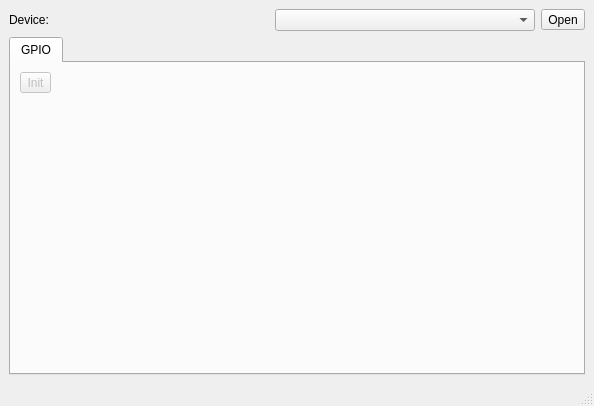
<?xml version="1.0" encoding="UTF-8"?>
<ui version="4.0">
 <class>MainWindow</class>
 <widget class="QMainWindow" name="MainWindow">
  <property name="geometry">
   <rect>
    <x>0</x>
    <y>0</y>
    <width>594</width>
    <height>406</height>
   </rect>
  </property>
  <property name="windowTitle">
   <string>MainWindow</string>
  </property>
  <widget class="QWidget" name="centralwidget">
   <layout class="QGridLayout" name="gridLayout">
    <item row="0" column="2">
     <widget class="QToolButton" name="toolButtonOpen">
      <property name="text">
       <string>Open</string>
      </property>
      <property name="checkable">
       <bool>true</bool>
      </property>
     </widget>
    </item>
    <item row="0" column="1">
     <widget class="QComboBox" name="comboBoxDevice"/>
    </item>
    <item row="0" column="0">
     <widget class="QLabel" name="labelDevice">
      <property name="text">
       <string>Device:</string>
      </property>
     </widget>
    </item>
    <item row="1" column="0" colspan="3">
     <widget class="QTabWidget" name="tabWidget">
      <widget class="QWidget" name="tabWidgetPageGPIO" native="true">
       <attribute name="title">
        <string>GPIO</string>
       </attribute>
       <layout class="QGridLayout" name="gridLayout_2">
        <item row="1" column="0" colspan="2">
         <layout class="QHBoxLayout" name="horizontalLayout">
          <item>
           <widget class="GPIOBitSettingsWidget" name="widgetGPIO0" native="true">
            <property name="minimumSize">
             <size>
              <width>32</width>
              <height>32</height>
             </size>
            </property>
           </widget>
          </item>
          <item>
           <widget class="GPIOBitSettingsWidget" name="widgetGPIO1" native="true">
            <property name="minimumSize">
             <size>
              <width>32</width>
              <height>32</height>
             </size>
            </property>
           </widget>
          </item>
          <item>
           <widget class="GPIOBitSettingsWidget" name="widgetGPIO2" native="true">
            <property name="minimumSize">
             <size>
              <width>32</width>
              <height>32</height>
             </size>
            </property>
           </widget>
          </item>
          <item>
           <widget class="GPIOBitSettingsWidget" name="widgetGPIO3" native="true">
            <property name="minimumSize">
             <size>
              <width>32</width>
              <height>32</height>
             </size>
            </property>
           </widget>
          </item>
         </layout>
        </item>
        <item row="0" column="0">
         <widget class="QToolButton" name="toolButtonGPIOInit">
          <property name="enabled">
           <bool>false</bool>
          </property>
          <property name="text">
           <string>Init</string>
          </property>
         </widget>
        </item>
       </layout>
      </widget>
     </widget>
    </item>
   </layout>
  </widget>
  <widget class="QMenuBar" name="menubar">
   <property name="geometry">
    <rect>
     <x>0</x>
     <y>0</y>
     <width>594</width>
     <height>21</height>
    </rect>
   </property>
  </widget>
  <widget class="QStatusBar" name="statusbar"/>
 </widget>
 <customwidgets>
  <customwidget>
   <class>GPIOBitSettingsWidget</class>
   <extends>QWidget</extends>
   <header>gpiobitsettingswidget.h</header>
   <container>1</container>
  </customwidget>
 </customwidgets>
 <resources/>
 <connections/>
</ui>
